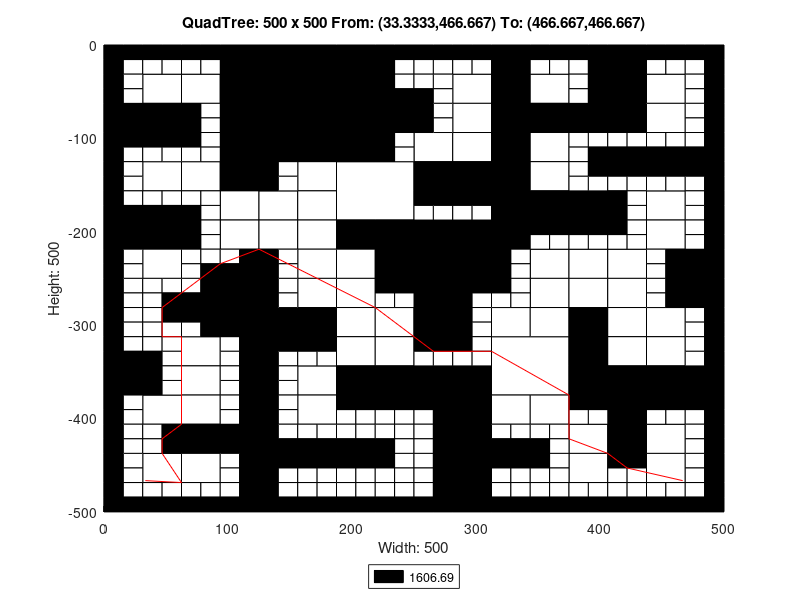

This chart was generated by the following MATLAB code:
axis([0 500 -500 0]);
title('QuadTree: 500 x 500 From: (33.3333,466.667) To: (466.667,466.667)');
xlabel('Width: 500');
ylabel('Height: 500');
rectangle('Position',[125 -62.5 62.5 62.5], 'FaceColor',[0 0 0]);
rectangle('Position',[125 -125 62.5 62.5], 'FaceColor',[0 0 0]);
rectangle('Position',[187.5 -187.5 62.5 62.5], 'FaceColor',[1 1 1]);
rectangle('Position',[250 -250 62.5 62.5], 'FaceColor',[0 0 0]);
rectangle('Position',[312.5 -375 62.5 62.5], 'FaceColor',[1 1 1]);
rectangle('Position',[31.25 -62.5 31.25 31.25], 'FaceColor',[1 1 1]);
rectangle('Position',[93.75 -31.25 31.25 31.25], 'FaceColor',[0 0 0]);
rectangle('Position',[62.5 -62.5 31.25 31.25], 'FaceColor',[1 1 1]);
rectangle('Position',[93.75 -62.5 31.25 31.25], 'FaceColor',[0 0 0]);
rectangle('Position',[0 -93.75 31.25 31.25], 'FaceColor',[0 0 0]);
rectangle('Position',[31.25 -93.75 31.25 31.25], 'FaceColor',[0 0 0]);
rectangle('Position',[93.75 -93.75 31.25 31.25], 'FaceColor',[0 0 0]);
rectangle('Position',[93.75 -125 31.25 31.25], 'FaceColor',[0 0 0]);
rectangle('Position',[187.5 -31.25 31.25 31.25], 'FaceColor',[0 0 0]);
rectangle('Position',[187.5 -62.5 31.25 31.25], 'FaceColor',[0 0 0]);
rectangle('Position',[187.5 -93.75 31.25 31.25], 'FaceColor',[0 0 0]);
rectangle('Position',[218.75 -93.75 31.25 31.25], 'FaceColor',[0 0 0]);
rectangle('Position',[187.5 -125 31.25 31.25], 'FaceColor',[0 0 0]);
rectangle('Position',[31.25 -156.25 31.25 31.25], 'FaceColor',[1 1 1]);
rectangle('Position',[62.5 -156.25 31.25 31.25], 'FaceColor',[1 1 1]);
rectangle('Position',[93.75 -156.25 31.25 31.25], 'FaceColor',[0 0 0]);
rectangle('Position',[93.75 -187.5 31.25 31.25], 'FaceColor',[1 1 1]);
rectangle('Position',[0 -218.75 31.25 31.25], 'FaceColor',[0 0 0]);
rectangle('Position',[31.25 -218.75 31.25 31.25], 'FaceColor',[0 0 0]);
rectangle('Position',[31.25 -250 31.25 31.25], 'FaceColor',[1 1 1]);
rectangle('Position',[93.75 -218.75 31.25 31.25], 'FaceColor',[1 1 1]);
rectangle('Position',[156.25 -156.25 31.25 31.25], 'FaceColor',[1 1 1]);
rectangle('Position',[125 -187.5 31.25 31.25], 'FaceColor',[1 1 1]);
rectangle('Position',[156.25 -187.5 31.25 31.25], 'FaceColor',[1 1 1]);
rectangle('Position',[125 -218.75 31.25 31.25], 'FaceColor',[1 1 1]);
rectangle('Position',[156.25 -218.75 31.25 31.25], 'FaceColor',[1 1 1]);
rectangle('Position',[156.25 -250 31.25 31.25], 'FaceColor',[1 1 1]);
rectangle('Position',[187.5 -218.75 31.25 31.25], 'FaceColor',[0 0 0]);
rectangle('Position',[218.75 -218.75 31.25 31.25], 'FaceColor',[0 0 0]);
rectangle('Position',[187.5 -250 31.25 31.25], 'FaceColor',[1 1 1]);
rectangle('Position',[218.75 -250 31.25 31.25], 'FaceColor',[0 0 0]);
rectangle('Position',[281.25 -62.5 31.25 31.25], 'FaceColor',[1 1 1]);
rectangle('Position',[312.5 -31.25 31.25 31.25], 'FaceColor',[0 0 0]);
rectangle('Position',[312.5 -62.5 31.25 31.25], 'FaceColor',[0 0 0]);
rectangle('Position',[343.75 -62.5 31.25 31.25], 'FaceColor',[1 1 1]);
rectangle('Position',[281.25 -93.75 31.25 31.25], 'FaceColor',[1 1 1]);
rectangle('Position',[250 -125 31.25 31.25], 'FaceColor',[1 1 1]);
rectangle('Position',[281.25 -125 31.25 31.25], 'FaceColor',[1 1 1]);
rectangle('Position',[312.5 -93.75 31.25 31.25], 'FaceColor',[0 0 0]);
rectangle('Position',[343.75 -93.75 31.25 31.25], 'FaceColor',[0 0 0]);
rectangle('Position',[312.5 -125 31.25 31.25], 'FaceColor',[0 0 0]);
rectangle('Position',[343.75 -125 31.25 31.25], 'FaceColor',[1 1 1]);
rectangle('Position',[406.25 -31.25 31.25 31.25], 'FaceColor',[0 0 0]);
rectangle('Position',[406.25 -62.5 31.25 31.25], 'FaceColor',[0 0 0]);
rectangle('Position',[437.5 -62.5 31.25 31.25], 'FaceColor',[1 1 1]);
rectangle('Position',[375 -93.75 31.25 31.25], 'FaceColor',[0 0 0]);
rectangle('Position',[406.25 -93.75 31.25 31.25], 'FaceColor',[0 0 0]);
rectangle('Position',[437.5 -93.75 31.25 31.25], 'FaceColor',[1 1 1]);
rectangle('Position',[250 -156.25 31.25 31.25], 'FaceColor',[0 0 0]);
rectangle('Position',[281.25 -156.25 31.25 31.25], 'FaceColor',[0 0 0]);
rectangle('Position',[312.5 -156.25 31.25 31.25], 'FaceColor',[0 0 0]);
rectangle('Position',[343.75 -156.25 31.25 31.25], 'FaceColor',[1 1 1]);
rectangle('Position',[312.5 -187.5 31.25 31.25], 'FaceColor',[0 0 0]);
rectangle('Position',[343.75 -187.5 31.25 31.25], 'FaceColor',[0 0 0]);
rectangle('Position',[312.5 -218.75 31.25 31.25], 'FaceColor',[0 0 0]);
rectangle('Position',[343.75 -250 31.25 31.25], 'FaceColor',[1 1 1]);
rectangle('Position',[375 -187.5 31.25 31.25], 'FaceColor',[0 0 0]);
rectangle('Position',[437.5 -187.5 31.25 31.25], 'FaceColor',[1 1 1]);
rectangle('Position',[375 -250 31.25 31.25], 'FaceColor',[1 1 1]);
rectangle('Position',[406.25 -250 31.25 31.25], 'FaceColor',[1 1 1]);
rectangle('Position',[437.5 -218.75 31.25 31.25], 'FaceColor',[1 1 1]);
rectangle('Position',[468.75 -250 31.25 31.25], 'FaceColor',[0 0 0]);
rectangle('Position',[93.75 -281.25 31.25 31.25], 'FaceColor',[0 0 0]);
rectangle('Position',[93.75 -312.5 31.25 31.25], 'FaceColor',[0 0 0]);
rectangle('Position',[0 -375 31.25 31.25], 'FaceColor',[0 0 0]);
rectangle('Position',[62.5 -343.75 31.25 31.25], 'FaceColor',[1 1 1]);
rectangle('Position',[62.5 -375 31.25 31.25], 'FaceColor',[1 1 1]);
rectangle('Position',[156.25 -281.25 31.25 31.25], 'FaceColor',[1 1 1]);
rectangle('Position',[125 -312.5 31.25 31.25], 'FaceColor',[0 0 0]);
rectangle('Position',[156.25 -312.5 31.25 31.25], 'FaceColor',[0 0 0]);
rectangle('Position',[187.5 -281.25 31.25 31.25], 'FaceColor',[1 1 1]);
rectangle('Position',[187.5 -312.5 31.25 31.25], 'FaceColor',[1 1 1]);
rectangle('Position',[218.75 -312.5 31.25 31.25], 'FaceColor',[1 1 1]);
rectangle('Position',[156.25 -375 31.25 31.25], 'FaceColor',[1 1 1]);
rectangle('Position',[187.5 -343.75 31.25 31.25], 'FaceColor',[1 1 1]);
rectangle('Position',[218.75 -343.75 31.25 31.25], 'FaceColor',[1 1 1]);
rectangle('Position',[187.5 -375 31.25 31.25], 'FaceColor',[0 0 0]);
rectangle('Position',[218.75 -375 31.25 31.25], 'FaceColor',[0 0 0]);
rectangle('Position',[31.25 -406.25 31.25 31.25], 'FaceColor',[1 1 1]);
rectangle('Position',[62.5 -406.25 31.25 31.25], 'FaceColor',[1 1 1]);
rectangle('Position',[62.5 -437.5 31.25 31.25], 'FaceColor',[0 0 0]);
rectangle('Position',[93.75 -437.5 31.25 31.25], 'FaceColor',[0 0 0]);
rectangle('Position',[31.25 -468.75 31.25 31.25], 'FaceColor',[1 1 1]);
rectangle('Position',[62.5 -468.75 31.25 31.25], 'FaceColor',[1 1 1]);
rectangle('Position',[156.25 -406.25 31.25 31.25], 'FaceColor',[1 1 1]);
rectangle('Position',[250 -281.25 31.25 31.25], 'FaceColor',[0 0 0]);
rectangle('Position',[250 -312.5 31.25 31.25], 'FaceColor',[0 0 0]);
rectangle('Position',[343.75 -281.25 31.25 31.25], 'FaceColor',[1 1 1]);
rectangle('Position',[312.5 -312.5 31.25 31.25], 'FaceColor',[1 1 1]);
rectangle('Position',[343.75 -312.5 31.25 31.25], 'FaceColor',[1 1 1]);
rectangle('Position',[250 -375 31.25 31.25], 'FaceColor',[0 0 0]);
rectangle('Position',[281.25 -375 31.25 31.25], 'FaceColor',[0 0 0]);
rectangle('Position',[375 -281.25 31.25 31.25], 'FaceColor',[1 1 1]);
rectangle('Position',[406.25 -281.25 31.25 31.25], 'FaceColor',[1 1 1]);
rectangle('Position',[375 -312.5 31.25 31.25], 'FaceColor',[0 0 0]);
rectangle('Position',[406.25 -312.5 31.25 31.25], 'FaceColor',[1 1 1]);
rectangle('Position',[468.75 -281.25 31.25 31.25], 'FaceColor',[0 0 0]);
rectangle('Position',[437.5 -312.5 31.25 31.25], 'FaceColor',[1 1 1]);
rectangle('Position',[375 -343.75 31.25 31.25], 'FaceColor',[0 0 0]);
rectangle('Position',[406.25 -343.75 31.25 31.25], 'FaceColor',[1 1 1]);
rectangle('Position',[375 -375 31.25 31.25], 'FaceColor',[0 0 0]);
rectangle('Position',[406.25 -375 31.25 31.25], 'FaceColor',[0 0 0]);
rectangle('Position',[437.5 -343.75 31.25 31.25], 'FaceColor',[1 1 1]);
rectangle('Position',[437.5 -375 31.25 31.25], 'FaceColor',[0 0 0]);
rectangle('Position',[468.75 -375 31.25 31.25], 'FaceColor',[0 0 0]);
rectangle('Position',[281.25 -406.25 31.25 31.25], 'FaceColor',[0 0 0]);
rectangle('Position',[281.25 -437.5 31.25 31.25], 'FaceColor',[0 0 0]);
rectangle('Position',[312.5 -406.25 31.25 31.25], 'FaceColor',[1 1 1]);
rectangle('Position',[343.75 -406.25 31.25 31.25], 'FaceColor',[1 1 1]);
rectangle('Position',[281.25 -468.75 31.25 31.25], 'FaceColor',[0 0 0]);
rectangle('Position',[281.25 -500 31.25 31.25], 'FaceColor',[0 0 0]);
rectangle('Position',[406.25 -406.25 31.25 31.25], 'FaceColor',[0 0 0]);
rectangle('Position',[375 -437.5 31.25 31.25], 'FaceColor',[1 1 1]);
rectangle('Position',[406.25 -437.5 31.25 31.25], 'FaceColor',[0 0 0]);
rectangle('Position',[437.5 -437.5 31.25 31.25], 'FaceColor',[1 1 1]);
rectangle('Position',[375 -468.75 31.25 31.25], 'FaceColor',[1 1 1]);
rectangle('Position',[437.5 -468.75 31.25 31.25], 'FaceColor',[1 1 1]);
rectangle('Position',[0 -15.625 15.625 15.625], 'FaceColor',[0 0 0]);
rectangle('Position',[15.625 -15.625 15.625 15.625], 'FaceColor',[0 0 0]);
rectangle('Position',[0 -31.25 15.625 15.625], 'FaceColor',[0 0 0]);
rectangle('Position',[15.625 -31.25 15.625 15.625], 'FaceColor',[1 1 1]);
rectangle('Position',[31.25 -15.625 15.625 15.625], 'FaceColor',[0 0 0]);
rectangle('Position',[46.875 -15.625 15.625 15.625], 'FaceColor',[0 0 0]);
rectangle('Position',[31.25 -31.25 15.625 15.625], 'FaceColor',[1 1 1]);
rectangle('Position',[46.875 -31.25 15.625 15.625], 'FaceColor',[1 1 1]);
rectangle('Position',[0 -46.875 15.625 15.625], 'FaceColor',[0 0 0]);
rectangle('Position',[15.625 -46.875 15.625 15.625], 'FaceColor',[1 1 1]);
rectangle('Position',[0 -62.5 15.625 15.625], 'FaceColor',[0 0 0]);
rectangle('Position',[15.625 -62.5 15.625 15.625], 'FaceColor',[1 1 1]);
rectangle('Position',[62.5 -15.625 15.625 15.625], 'FaceColor',[0 0 0]);
rectangle('Position',[78.125 -15.625 15.625 15.625], 'FaceColor',[0 0 0]);
rectangle('Position',[62.5 -31.25 15.625 15.625], 'FaceColor',[1 1 1]);
rectangle('Position',[78.125 -31.25 15.625 15.625], 'FaceColor',[1 1 1]);
rectangle('Position',[0 -109.375 15.625 15.625], 'FaceColor',[0 0 0]);
rectangle('Position',[15.625 -109.375 15.625 15.625], 'FaceColor',[0 0 0]);
rectangle('Position',[0 -125 15.625 15.625], 'FaceColor',[0 0 0]);
rectangle('Position',[15.625 -125 15.625 15.625], 'FaceColor',[1 1 1]);
rectangle('Position',[31.25 -109.375 15.625 15.625], 'FaceColor',[0 0 0]);
rectangle('Position',[46.875 -109.375 15.625 15.625], 'FaceColor',[0 0 0]);
rectangle('Position',[31.25 -125 15.625 15.625], 'FaceColor',[1 1 1]);
rectangle('Position',[46.875 -125 15.625 15.625], 'FaceColor',[1 1 1]);
rectangle('Position',[62.5 -78.125 15.625 15.625], 'FaceColor',[0 0 0]);
rectangle('Position',[78.125 -78.125 15.625 15.625], 'FaceColor',[1 1 1]);
rectangle('Position',[62.5 -93.75 15.625 15.625], 'FaceColor',[0 0 0]);
rectangle('Position',[78.125 -93.75 15.625 15.625], 'FaceColor',[1 1 1]);
rectangle('Position',[62.5 -109.375 15.625 15.625], 'FaceColor',[0 0 0]);
rectangle('Position',[78.125 -109.375 15.625 15.625], 'FaceColor',[1 1 1]);
rectangle('Position',[62.5 -125 15.625 15.625], 'FaceColor',[1 1 1]);
rectangle('Position',[78.125 -125 15.625 15.625], 'FaceColor',[1 1 1]);
rectangle('Position',[218.75 -15.625 15.625 15.625], 'FaceColor',[0 0 0]);
rectangle('Position',[234.375 -15.625 15.625 15.625], 'FaceColor',[0 0 0]);
rectangle('Position',[218.75 -31.25 15.625 15.625], 'FaceColor',[0 0 0]);
rectangle('Position',[234.375 -31.25 15.625 15.625], 'FaceColor',[1 1 1]);
rectangle('Position',[218.75 -46.875 15.625 15.625], 'FaceColor',[0 0 0]);
rectangle('Position',[234.375 -46.875 15.625 15.625], 'FaceColor',[1 1 1]);
rectangle('Position',[218.75 -62.5 15.625 15.625], 'FaceColor',[0 0 0]);
rectangle('Position',[234.375 -62.5 15.625 15.625], 'FaceColor',[0 0 0]);
rectangle('Position',[218.75 -109.375 15.625 15.625], 'FaceColor',[0 0 0]);
rectangle('Position',[234.375 -109.375 15.625 15.625], 'FaceColor',[1 1 1]);
rectangle('Position',[218.75 -125 15.625 15.625], 'FaceColor',[0 0 0]);
rectangle('Position',[234.375 -125 15.625 15.625], 'FaceColor',[1 1 1]);
rectangle('Position',[0 -140.625 15.625 15.625], 'FaceColor',[0 0 0]);
rectangle('Position',[15.625 -140.625 15.625 15.625], 'FaceColor',[1 1 1]);
rectangle('Position',[0 -156.25 15.625 15.625], 'FaceColor',[0 0 0]);
rectangle('Position',[15.625 -156.25 15.625 15.625], 'FaceColor',[1 1 1]);
rectangle('Position',[0 -171.875 15.625 15.625], 'FaceColor',[0 0 0]);
rectangle('Position',[15.625 -171.875 15.625 15.625], 'FaceColor',[1 1 1]);
rectangle('Position',[0 -187.5 15.625 15.625], 'FaceColor',[0 0 0]);
rectangle('Position',[15.625 -187.5 15.625 15.625], 'FaceColor',[0 0 0]);
rectangle('Position',[31.25 -171.875 15.625 15.625], 'FaceColor',[1 1 1]);
rectangle('Position',[46.875 -171.875 15.625 15.625], 'FaceColor',[1 1 1]);
rectangle('Position',[31.25 -187.5 15.625 15.625], 'FaceColor',[0 0 0]);
rectangle('Position',[46.875 -187.5 15.625 15.625], 'FaceColor',[0 0 0]);
rectangle('Position',[62.5 -171.875 15.625 15.625], 'FaceColor',[1 1 1]);
rectangle('Position',[78.125 -171.875 15.625 15.625], 'FaceColor',[1 1 1]);
rectangle('Position',[62.5 -187.5 15.625 15.625], 'FaceColor',[0 0 0]);
rectangle('Position',[78.125 -187.5 15.625 15.625], 'FaceColor',[1 1 1]);
rectangle('Position',[0 -234.375 15.625 15.625], 'FaceColor',[0 0 0]);
rectangle('Position',[15.625 -234.375 15.625 15.625], 'FaceColor',[1 1 1]);
rectangle('Position',[0 -250 15.625 15.625], 'FaceColor',[0 0 0]);
rectangle('Position',[15.625 -250 15.625 15.625], 'FaceColor',[1 1 1]);
rectangle('Position',[62.5 -203.125 15.625 15.625], 'FaceColor',[0 0 0]);
rectangle('Position',[78.125 -203.125 15.625 15.625], 'FaceColor',[1 1 1]);
rectangle('Position',[62.5 -218.75 15.625 15.625], 'FaceColor',[0 0 0]);
rectangle('Position',[78.125 -218.75 15.625 15.625], 'FaceColor',[1 1 1]);
rectangle('Position',[62.5 -234.375 15.625 15.625], 'FaceColor',[1 1 1]);
rectangle('Position',[78.125 -234.375 15.625 15.625], 'FaceColor',[1 1 1]);
rectangle('Position',[62.5 -250 15.625 15.625], 'FaceColor',[1 1 1]);
rectangle('Position',[78.125 -250 15.625 15.625], 'FaceColor',[0 0 0]);
rectangle('Position',[93.75 -234.375 15.625 15.625], 'FaceColor',[1 1 1]);
rectangle('Position',[109.375 -234.375 15.625 15.625], 'FaceColor',[0 0 0]);
rectangle('Position',[93.75 -250 15.625 15.625], 'FaceColor',[0 0 0]);
rectangle('Position',[109.375 -250 15.625 15.625], 'FaceColor',[0 0 0]);
rectangle('Position',[125 -140.625 15.625 15.625], 'FaceColor',[0 0 0]);
rectangle('Position',[140.625 -140.625 15.625 15.625], 'FaceColor',[1 1 1]);
rectangle('Position',[125 -156.25 15.625 15.625], 'FaceColor',[0 0 0]);
rectangle('Position',[140.625 -156.25 15.625 15.625], 'FaceColor',[1 1 1]);
rectangle('Position',[125 -234.375 15.625 15.625], 'FaceColor',[0 0 0]);
rectangle('Position',[140.625 -234.375 15.625 15.625], 'FaceColor',[1 1 1]);
rectangle('Position',[125 -250 15.625 15.625], 'FaceColor',[0 0 0]);
rectangle('Position',[140.625 -250 15.625 15.625], 'FaceColor',[1 1 1]);
rectangle('Position',[250 -15.625 15.625 15.625], 'FaceColor',[0 0 0]);
rectangle('Position',[265.625 -15.625 15.625 15.625], 'FaceColor',[0 0 0]);
rectangle('Position',[250 -31.25 15.625 15.625], 'FaceColor',[1 1 1]);
rectangle('Position',[265.625 -31.25 15.625 15.625], 'FaceColor',[1 1 1]);
rectangle('Position',[281.25 -15.625 15.625 15.625], 'FaceColor',[0 0 0]);
rectangle('Position',[296.875 -15.625 15.625 15.625], 'FaceColor',[0 0 0]);
rectangle('Position',[281.25 -31.25 15.625 15.625], 'FaceColor',[1 1 1]);
rectangle('Position',[296.875 -31.25 15.625 15.625], 'FaceColor',[1 1 1]);
rectangle('Position',[250 -46.875 15.625 15.625], 'FaceColor',[1 1 1]);
rectangle('Position',[265.625 -46.875 15.625 15.625], 'FaceColor',[1 1 1]);
rectangle('Position',[250 -62.5 15.625 15.625], 'FaceColor',[0 0 0]);
rectangle('Position',[265.625 -62.5 15.625 15.625], 'FaceColor',[1 1 1]);
rectangle('Position',[343.75 -15.625 15.625 15.625], 'FaceColor',[0 0 0]);
rectangle('Position',[359.375 -15.625 15.625 15.625], 'FaceColor',[0 0 0]);
rectangle('Position',[343.75 -31.25 15.625 15.625], 'FaceColor',[1 1 1]);
rectangle('Position',[359.375 -31.25 15.625 15.625], 'FaceColor',[1 1 1]);
rectangle('Position',[250 -78.125 15.625 15.625], 'FaceColor',[0 0 0]);
rectangle('Position',[265.625 -78.125 15.625 15.625], 'FaceColor',[1 1 1]);
rectangle('Position',[250 -93.75 15.625 15.625], 'FaceColor',[0 0 0]);
rectangle('Position',[265.625 -93.75 15.625 15.625], 'FaceColor',[1 1 1]);
rectangle('Position',[375 -15.625 15.625 15.625], 'FaceColor',[0 0 0]);
rectangle('Position',[390.625 -15.625 15.625 15.625], 'FaceColor',[0 0 0]);
rectangle('Position',[375 -31.25 15.625 15.625], 'FaceColor',[1 1 1]);
rectangle('Position',[390.625 -31.25 15.625 15.625], 'FaceColor',[0 0 0]);
rectangle('Position',[375 -46.875 15.625 15.625], 'FaceColor',[1 1 1]);
rectangle('Position',[390.625 -46.875 15.625 15.625], 'FaceColor',[0 0 0]);
rectangle('Position',[375 -62.5 15.625 15.625], 'FaceColor',[1 1 1]);
rectangle('Position',[390.625 -62.5 15.625 15.625], 'FaceColor',[0 0 0]);
rectangle('Position',[437.5 -15.625 15.625 15.625], 'FaceColor',[0 0 0]);
rectangle('Position',[453.125 -15.625 15.625 15.625], 'FaceColor',[0 0 0]);
rectangle('Position',[437.5 -31.25 15.625 15.625], 'FaceColor',[1 1 1]);
rectangle('Position',[453.125 -31.25 15.625 15.625], 'FaceColor',[1 1 1]);
rectangle('Position',[468.75 -15.625 15.625 15.625], 'FaceColor',[0 0 0]);
rectangle('Position',[484.375 -15.625 15.625 15.625], 'FaceColor',[0 0 0]);
rectangle('Position',[468.75 -31.25 15.625 15.625], 'FaceColor',[1 1 1]);
rectangle('Position',[484.375 -31.25 15.625 15.625], 'FaceColor',[0 0 0]);
rectangle('Position',[468.75 -46.875 15.625 15.625], 'FaceColor',[1 1 1]);
rectangle('Position',[484.375 -46.875 15.625 15.625], 'FaceColor',[0 0 0]);
rectangle('Position',[468.75 -62.5 15.625 15.625], 'FaceColor',[1 1 1]);
rectangle('Position',[484.375 -62.5 15.625 15.625], 'FaceColor',[0 0 0]);
rectangle('Position',[375 -109.375 15.625 15.625], 'FaceColor',[1 1 1]);
rectangle('Position',[390.625 -109.375 15.625 15.625], 'FaceColor',[1 1 1]);
rectangle('Position',[375 -125 15.625 15.625], 'FaceColor',[1 1 1]);
rectangle('Position',[390.625 -125 15.625 15.625], 'FaceColor',[0 0 0]);
rectangle('Position',[406.25 -109.375 15.625 15.625], 'FaceColor',[1 1 1]);
rectangle('Position',[421.875 -109.375 15.625 15.625], 'FaceColor',[1 1 1]);
rectangle('Position',[406.25 -125 15.625 15.625], 'FaceColor',[0 0 0]);
rectangle('Position',[421.875 -125 15.625 15.625], 'FaceColor',[0 0 0]);
rectangle('Position',[468.75 -78.125 15.625 15.625], 'FaceColor',[1 1 1]);
rectangle('Position',[484.375 -78.125 15.625 15.625], 'FaceColor',[0 0 0]);
rectangle('Position',[468.75 -93.75 15.625 15.625], 'FaceColor',[1 1 1]);
rectangle('Position',[484.375 -93.75 15.625 15.625], 'FaceColor',[0 0 0]);
rectangle('Position',[437.5 -109.375 15.625 15.625], 'FaceColor',[1 1 1]);
rectangle('Position',[453.125 -109.375 15.625 15.625], 'FaceColor',[1 1 1]);
rectangle('Position',[437.5 -125 15.625 15.625], 'FaceColor',[0 0 0]);
rectangle('Position',[453.125 -125 15.625 15.625], 'FaceColor',[0 0 0]);
rectangle('Position',[468.75 -109.375 15.625 15.625], 'FaceColor',[1 1 1]);
rectangle('Position',[484.375 -109.375 15.625 15.625], 'FaceColor',[0 0 0]);
rectangle('Position',[468.75 -125 15.625 15.625], 'FaceColor',[0 0 0]);
rectangle('Position',[484.375 -125 15.625 15.625], 'FaceColor',[0 0 0]);
rectangle('Position',[250 -171.875 15.625 15.625], 'FaceColor',[0 0 0]);
rectangle('Position',[265.625 -171.875 15.625 15.625], 'FaceColor',[0 0 0]);
rectangle('Position',[250 -187.5 15.625 15.625], 'FaceColor',[1 1 1]);
rectangle('Position',[265.625 -187.5 15.625 15.625], 'FaceColor',[1 1 1]);
rectangle('Position',[281.25 -171.875 15.625 15.625], 'FaceColor',[0 0 0]);
rectangle('Position',[296.875 -171.875 15.625 15.625], 'FaceColor',[0 0 0]);
rectangle('Position',[281.25 -187.5 15.625 15.625], 'FaceColor',[1 1 1]);
rectangle('Position',[296.875 -187.5 15.625 15.625], 'FaceColor',[1 1 1]);
rectangle('Position',[343.75 -203.125 15.625 15.625], 'FaceColor',[0 0 0]);
rectangle('Position',[359.375 -203.125 15.625 15.625], 'FaceColor',[0 0 0]);
rectangle('Position',[343.75 -218.75 15.625 15.625], 'FaceColor',[1 1 1]);
rectangle('Position',[359.375 -218.75 15.625 15.625], 'FaceColor',[1 1 1]);
rectangle('Position',[312.5 -234.375 15.625 15.625], 'FaceColor',[0 0 0]);
rectangle('Position',[328.125 -234.375 15.625 15.625], 'FaceColor',[1 1 1]);
rectangle('Position',[312.5 -250 15.625 15.625], 'FaceColor',[0 0 0]);
rectangle('Position',[328.125 -250 15.625 15.625], 'FaceColor',[1 1 1]);
rectangle('Position',[375 -140.625 15.625 15.625], 'FaceColor',[1 1 1]);
rectangle('Position',[390.625 -140.625 15.625 15.625], 'FaceColor',[0 0 0]);
rectangle('Position',[375 -156.25 15.625 15.625], 'FaceColor',[1 1 1]);
rectangle('Position',[390.625 -156.25 15.625 15.625], 'FaceColor',[1 1 1]);
rectangle('Position',[406.25 -140.625 15.625 15.625], 'FaceColor',[0 0 0]);
rectangle('Position',[421.875 -140.625 15.625 15.625], 'FaceColor',[0 0 0]);
rectangle('Position',[406.25 -156.25 15.625 15.625], 'FaceColor',[1 1 1]);
rectangle('Position',[421.875 -156.25 15.625 15.625], 'FaceColor',[1 1 1]);
rectangle('Position',[406.25 -171.875 15.625 15.625], 'FaceColor',[0 0 0]);
rectangle('Position',[421.875 -171.875 15.625 15.625], 'FaceColor',[1 1 1]);
rectangle('Position',[406.25 -187.5 15.625 15.625], 'FaceColor',[0 0 0]);
rectangle('Position',[421.875 -187.5 15.625 15.625], 'FaceColor',[1 1 1]);
rectangle('Position',[437.5 -140.625 15.625 15.625], 'FaceColor',[0 0 0]);
rectangle('Position',[453.125 -140.625 15.625 15.625], 'FaceColor',[0 0 0]);
rectangle('Position',[437.5 -156.25 15.625 15.625], 'FaceColor',[1 1 1]);
rectangle('Position',[453.125 -156.25 15.625 15.625], 'FaceColor',[1 1 1]);
rectangle('Position',[468.75 -140.625 15.625 15.625], 'FaceColor',[0 0 0]);
rectangle('Position',[484.375 -140.625 15.625 15.625], 'FaceColor',[0 0 0]);
rectangle('Position',[468.75 -156.25 15.625 15.625], 'FaceColor',[1 1 1]);
rectangle('Position',[484.375 -156.25 15.625 15.625], 'FaceColor',[0 0 0]);
rectangle('Position',[468.75 -171.875 15.625 15.625], 'FaceColor',[1 1 1]);
rectangle('Position',[484.375 -171.875 15.625 15.625], 'FaceColor',[0 0 0]);
rectangle('Position',[468.75 -187.5 15.625 15.625], 'FaceColor',[1 1 1]);
rectangle('Position',[484.375 -187.5 15.625 15.625], 'FaceColor',[0 0 0]);
rectangle('Position',[375 -203.125 15.625 15.625], 'FaceColor',[0 0 0]);
rectangle('Position',[390.625 -203.125 15.625 15.625], 'FaceColor',[0 0 0]);
rectangle('Position',[375 -218.75 15.625 15.625], 'FaceColor',[1 1 1]);
rectangle('Position',[390.625 -218.75 15.625 15.625], 'FaceColor',[1 1 1]);
rectangle('Position',[406.25 -203.125 15.625 15.625], 'FaceColor',[0 0 0]);
rectangle('Position',[421.875 -203.125 15.625 15.625], 'FaceColor',[1 1 1]);
rectangle('Position',[406.25 -218.75 15.625 15.625], 'FaceColor',[1 1 1]);
rectangle('Position',[421.875 -218.75 15.625 15.625], 'FaceColor',[1 1 1]);
rectangle('Position',[468.75 -203.125 15.625 15.625], 'FaceColor',[1 1 1]);
rectangle('Position',[484.375 -203.125 15.625 15.625], 'FaceColor',[0 0 0]);
rectangle('Position',[468.75 -218.75 15.625 15.625], 'FaceColor',[1 1 1]);
rectangle('Position',[484.375 -218.75 15.625 15.625], 'FaceColor',[0 0 0]);
rectangle('Position',[437.5 -234.375 15.625 15.625], 'FaceColor',[1 1 1]);
rectangle('Position',[453.125 -234.375 15.625 15.625], 'FaceColor',[0 0 0]);
rectangle('Position',[437.5 -250 15.625 15.625], 'FaceColor',[1 1 1]);
rectangle('Position',[453.125 -250 15.625 15.625], 'FaceColor',[0 0 0]);
rectangle('Position',[0 -265.625 15.625 15.625], 'FaceColor',[0 0 0]);
rectangle('Position',[15.625 -265.625 15.625 15.625], 'FaceColor',[1 1 1]);
rectangle('Position',[0 -281.25 15.625 15.625], 'FaceColor',[0 0 0]);
rectangle('Position',[15.625 -281.25 15.625 15.625], 'FaceColor',[1 1 1]);
rectangle('Position',[31.25 -265.625 15.625 15.625], 'FaceColor',[1 1 1]);
rectangle('Position',[46.875 -265.625 15.625 15.625], 'FaceColor',[1 1 1]);
rectangle('Position',[31.25 -281.25 15.625 15.625], 'FaceColor',[1 1 1]);
rectangle('Position',[46.875 -281.25 15.625 15.625], 'FaceColor',[0 0 0]);
rectangle('Position',[0 -296.875 15.625 15.625], 'FaceColor',[0 0 0]);
rectangle('Position',[15.625 -296.875 15.625 15.625], 'FaceColor',[1 1 1]);
rectangle('Position',[0 -312.5 15.625 15.625], 'FaceColor',[0 0 0]);
rectangle('Position',[15.625 -312.5 15.625 15.625], 'FaceColor',[1 1 1]);
rectangle('Position',[31.25 -296.875 15.625 15.625], 'FaceColor',[1 1 1]);
rectangle('Position',[46.875 -296.875 15.625 15.625], 'FaceColor',[0 0 0]);
rectangle('Position',[31.25 -312.5 15.625 15.625], 'FaceColor',[1 1 1]);
rectangle('Position',[46.875 -312.5 15.625 15.625], 'FaceColor',[1 1 1]);
rectangle('Position',[62.5 -265.625 15.625 15.625], 'FaceColor',[1 1 1]);
rectangle('Position',[78.125 -265.625 15.625 15.625], 'FaceColor',[0 0 0]);
rectangle('Position',[62.5 -281.25 15.625 15.625], 'FaceColor',[0 0 0]);
rectangle('Position',[78.125 -281.25 15.625 15.625], 'FaceColor',[0 0 0]);
rectangle('Position',[62.5 -296.875 15.625 15.625], 'FaceColor',[0 0 0]);
rectangle('Position',[78.125 -296.875 15.625 15.625], 'FaceColor',[0 0 0]);
rectangle('Position',[62.5 -312.5 15.625 15.625], 'FaceColor',[1 1 1]);
rectangle('Position',[78.125 -312.5 15.625 15.625], 'FaceColor',[0 0 0]);
rectangle('Position',[0 -328.125 15.625 15.625], 'FaceColor',[0 0 0]);
rectangle('Position',[15.625 -328.125 15.625 15.625], 'FaceColor',[1 1 1]);
rectangle('Position',[0 -343.75 15.625 15.625], 'FaceColor',[0 0 0]);
rectangle('Position',[15.625 -343.75 15.625 15.625], 'FaceColor',[0 0 0]);
rectangle('Position',[31.25 -328.125 15.625 15.625], 'FaceColor',[1 1 1]);
rectangle('Position',[46.875 -328.125 15.625 15.625], 'FaceColor',[1 1 1]);
rectangle('Position',[31.25 -343.75 15.625 15.625], 'FaceColor',[0 0 0]);
rectangle('Position',[46.875 -343.75 15.625 15.625], 'FaceColor',[1 1 1]);
rectangle('Position',[31.25 -359.375 15.625 15.625], 'FaceColor',[0 0 0]);
rectangle('Position',[46.875 -359.375 15.625 15.625], 'FaceColor',[1 1 1]);
rectangle('Position',[31.25 -375 15.625 15.625], 'FaceColor',[0 0 0]);
rectangle('Position',[46.875 -375 15.625 15.625], 'FaceColor',[1 1 1]);
rectangle('Position',[93.75 -328.125 15.625 15.625], 'FaceColor',[1 1 1]);
rectangle('Position',[109.375 -328.125 15.625 15.625], 'FaceColor',[0 0 0]);
rectangle('Position',[93.75 -343.75 15.625 15.625], 'FaceColor',[1 1 1]);
rectangle('Position',[109.375 -343.75 15.625 15.625], 'FaceColor',[0 0 0]);
rectangle('Position',[93.75 -359.375 15.625 15.625], 'FaceColor',[1 1 1]);
rectangle('Position',[109.375 -359.375 15.625 15.625], 'FaceColor',[0 0 0]);
rectangle('Position',[93.75 -375 15.625 15.625], 'FaceColor',[1 1 1]);
rectangle('Position',[109.375 -375 15.625 15.625], 'FaceColor',[0 0 0]);
rectangle('Position',[125 -265.625 15.625 15.625], 'FaceColor',[0 0 0]);
rectangle('Position',[140.625 -265.625 15.625 15.625], 'FaceColor',[1 1 1]);
rectangle('Position',[125 -281.25 15.625 15.625], 'FaceColor',[0 0 0]);
rectangle('Position',[140.625 -281.25 15.625 15.625], 'FaceColor',[1 1 1]);
rectangle('Position',[218.75 -265.625 15.625 15.625], 'FaceColor',[0 0 0]);
rectangle('Position',[234.375 -265.625 15.625 15.625], 'FaceColor',[0 0 0]);
rectangle('Position',[218.75 -281.25 15.625 15.625], 'FaceColor',[1 1 1]);
rectangle('Position',[234.375 -281.25 15.625 15.625], 'FaceColor',[1 1 1]);
rectangle('Position',[125 -328.125 15.625 15.625], 'FaceColor',[0 0 0]);
rectangle('Position',[140.625 -328.125 15.625 15.625], 'FaceColor',[0 0 0]);
rectangle('Position',[125 -343.75 15.625 15.625], 'FaceColor',[0 0 0]);
rectangle('Position',[140.625 -343.75 15.625 15.625], 'FaceColor',[1 1 1]);
rectangle('Position',[156.25 -328.125 15.625 15.625], 'FaceColor',[0 0 0]);
rectangle('Position',[171.875 -328.125 15.625 15.625], 'FaceColor',[0 0 0]);
rectangle('Position',[156.25 -343.75 15.625 15.625], 'FaceColor',[1 1 1]);
rectangle('Position',[171.875 -343.75 15.625 15.625], 'FaceColor',[1 1 1]);
rectangle('Position',[125 -359.375 15.625 15.625], 'FaceColor',[0 0 0]);
rectangle('Position',[140.625 -359.375 15.625 15.625], 'FaceColor',[1 1 1]);
rectangle('Position',[125 -375 15.625 15.625], 'FaceColor',[0 0 0]);
rectangle('Position',[140.625 -375 15.625 15.625], 'FaceColor',[1 1 1]);
rectangle('Position',[0 -390.625 15.625 15.625], 'FaceColor',[0 0 0]);
rectangle('Position',[15.625 -390.625 15.625 15.625], 'FaceColor',[1 1 1]);
rectangle('Position',[0 -406.25 15.625 15.625], 'FaceColor',[0 0 0]);
rectangle('Position',[15.625 -406.25 15.625 15.625], 'FaceColor',[1 1 1]);
rectangle('Position',[0 -421.875 15.625 15.625], 'FaceColor',[0 0 0]);
rectangle('Position',[15.625 -421.875 15.625 15.625], 'FaceColor',[1 1 1]);
rectangle('Position',[0 -437.5 15.625 15.625], 'FaceColor',[0 0 0]);
rectangle('Position',[15.625 -437.5 15.625 15.625], 'FaceColor',[1 1 1]);
rectangle('Position',[31.25 -421.875 15.625 15.625], 'FaceColor',[1 1 1]);
rectangle('Position',[46.875 -421.875 15.625 15.625], 'FaceColor',[0 0 0]);
rectangle('Position',[31.25 -437.5 15.625 15.625], 'FaceColor',[1 1 1]);
rectangle('Position',[46.875 -437.5 15.625 15.625], 'FaceColor',[0 0 0]);
rectangle('Position',[93.75 -390.625 15.625 15.625], 'FaceColor',[1 1 1]);
rectangle('Position',[109.375 -390.625 15.625 15.625], 'FaceColor',[0 0 0]);
rectangle('Position',[93.75 -406.25 15.625 15.625], 'FaceColor',[1 1 1]);
rectangle('Position',[109.375 -406.25 15.625 15.625], 'FaceColor',[0 0 0]);
rectangle('Position',[0 -453.125 15.625 15.625], 'FaceColor',[0 0 0]);
rectangle('Position',[15.625 -453.125 15.625 15.625], 'FaceColor',[1 1 1]);
rectangle('Position',[0 -468.75 15.625 15.625], 'FaceColor',[0 0 0]);
rectangle('Position',[15.625 -468.75 15.625 15.625], 'FaceColor',[1 1 1]);
rectangle('Position',[0 -484.375 15.625 15.625], 'FaceColor',[0 0 0]);
rectangle('Position',[15.625 -484.375 15.625 15.625], 'FaceColor',[1 1 1]);
rectangle('Position',[0 -500 15.625 15.625], 'FaceColor',[0 0 0]);
rectangle('Position',[15.625 -500 15.625 15.625], 'FaceColor',[0 0 0]);
rectangle('Position',[31.25 -484.375 15.625 15.625], 'FaceColor',[1 1 1]);
rectangle('Position',[46.875 -484.375 15.625 15.625], 'FaceColor',[1 1 1]);
rectangle('Position',[31.25 -500 15.625 15.625], 'FaceColor',[0 0 0]);
rectangle('Position',[46.875 -500 15.625 15.625], 'FaceColor',[0 0 0]);
rectangle('Position',[93.75 -453.125 15.625 15.625], 'FaceColor',[1 1 1]);
rectangle('Position',[109.375 -453.125 15.625 15.625], 'FaceColor',[0 0 0]);
rectangle('Position',[93.75 -468.75 15.625 15.625], 'FaceColor',[1 1 1]);
rectangle('Position',[109.375 -468.75 15.625 15.625], 'FaceColor',[0 0 0]);
rectangle('Position',[62.5 -484.375 15.625 15.625], 'FaceColor',[1 1 1]);
rectangle('Position',[78.125 -484.375 15.625 15.625], 'FaceColor',[1 1 1]);
rectangle('Position',[62.5 -500 15.625 15.625], 'FaceColor',[0 0 0]);
rectangle('Position',[78.125 -500 15.625 15.625], 'FaceColor',[0 0 0]);
rectangle('Position',[93.75 -484.375 15.625 15.625], 'FaceColor',[1 1 1]);
rectangle('Position',[109.375 -484.375 15.625 15.625], 'FaceColor',[0 0 0]);
rectangle('Position',[93.75 -500 15.625 15.625], 'FaceColor',[0 0 0]);
rectangle('Position',[109.375 -500 15.625 15.625], 'FaceColor',[0 0 0]);
rectangle('Position',[125 -390.625 15.625 15.625], 'FaceColor',[0 0 0]);
rectangle('Position',[140.625 -390.625 15.625 15.625], 'FaceColor',[1 1 1]);
rectangle('Position',[125 -406.25 15.625 15.625], 'FaceColor',[0 0 0]);
rectangle('Position',[140.625 -406.25 15.625 15.625], 'FaceColor',[1 1 1]);
rectangle('Position',[125 -421.875 15.625 15.625], 'FaceColor',[0 0 0]);
rectangle('Position',[140.625 -421.875 15.625 15.625], 'FaceColor',[1 1 1]);
rectangle('Position',[125 -437.5 15.625 15.625], 'FaceColor',[0 0 0]);
rectangle('Position',[140.625 -437.5 15.625 15.625], 'FaceColor',[0 0 0]);
rectangle('Position',[156.25 -421.875 15.625 15.625], 'FaceColor',[1 1 1]);
rectangle('Position',[171.875 -421.875 15.625 15.625], 'FaceColor',[1 1 1]);
rectangle('Position',[156.25 -437.5 15.625 15.625], 'FaceColor',[0 0 0]);
rectangle('Position',[171.875 -437.5 15.625 15.625], 'FaceColor',[0 0 0]);
rectangle('Position',[187.5 -390.625 15.625 15.625], 'FaceColor',[0 0 0]);
rectangle('Position',[203.125 -390.625 15.625 15.625], 'FaceColor',[0 0 0]);
rectangle('Position',[187.5 -406.25 15.625 15.625], 'FaceColor',[1 1 1]);
rectangle('Position',[203.125 -406.25 15.625 15.625], 'FaceColor',[1 1 1]);
rectangle('Position',[218.75 -390.625 15.625 15.625], 'FaceColor',[0 0 0]);
rectangle('Position',[234.375 -390.625 15.625 15.625], 'FaceColor',[0 0 0]);
rectangle('Position',[218.75 -406.25 15.625 15.625], 'FaceColor',[1 1 1]);
rectangle('Position',[234.375 -406.25 15.625 15.625], 'FaceColor',[1 1 1]);
rectangle('Position',[187.5 -421.875 15.625 15.625], 'FaceColor',[1 1 1]);
rectangle('Position',[203.125 -421.875 15.625 15.625], 'FaceColor',[1 1 1]);
rectangle('Position',[187.5 -437.5 15.625 15.625], 'FaceColor',[0 0 0]);
rectangle('Position',[203.125 -437.5 15.625 15.625], 'FaceColor',[0 0 0]);
rectangle('Position',[218.75 -421.875 15.625 15.625], 'FaceColor',[1 1 1]);
rectangle('Position',[234.375 -421.875 15.625 15.625], 'FaceColor',[1 1 1]);
rectangle('Position',[218.75 -437.5 15.625 15.625], 'FaceColor',[0 0 0]);
rectangle('Position',[234.375 -437.5 15.625 15.625], 'FaceColor',[1 1 1]);
rectangle('Position',[125 -453.125 15.625 15.625], 'FaceColor',[0 0 0]);
rectangle('Position',[140.625 -453.125 15.625 15.625], 'FaceColor',[0 0 0]);
rectangle('Position',[125 -468.75 15.625 15.625], 'FaceColor',[0 0 0]);
rectangle('Position',[140.625 -468.75 15.625 15.625], 'FaceColor',[1 1 1]);
rectangle('Position',[156.25 -453.125 15.625 15.625], 'FaceColor',[0 0 0]);
rectangle('Position',[171.875 -453.125 15.625 15.625], 'FaceColor',[0 0 0]);
rectangle('Position',[156.25 -468.75 15.625 15.625], 'FaceColor',[1 1 1]);
rectangle('Position',[171.875 -468.75 15.625 15.625], 'FaceColor',[1 1 1]);
rectangle('Position',[125 -484.375 15.625 15.625], 'FaceColor',[0 0 0]);
rectangle('Position',[140.625 -484.375 15.625 15.625], 'FaceColor',[1 1 1]);
rectangle('Position',[125 -500 15.625 15.625], 'FaceColor',[0 0 0]);
rectangle('Position',[140.625 -500 15.625 15.625], 'FaceColor',[0 0 0]);
rectangle('Position',[156.25 -484.375 15.625 15.625], 'FaceColor',[1 1 1]);
rectangle('Position',[171.875 -484.375 15.625 15.625], 'FaceColor',[1 1 1]);
rectangle('Position',[156.25 -500 15.625 15.625], 'FaceColor',[0 0 0]);
rectangle('Position',[171.875 -500 15.625 15.625], 'FaceColor',[0 0 0]);
rectangle('Position',[187.5 -453.125 15.625 15.625], 'FaceColor',[0 0 0]);
rectangle('Position',[203.125 -453.125 15.625 15.625], 'FaceColor',[0 0 0]);
rectangle('Position',[187.5 -468.75 15.625 15.625], 'FaceColor',[1 1 1]);
rectangle('Position',[203.125 -468.75 15.625 15.625], 'FaceColor',[1 1 1]);
rectangle('Position',[218.75 -453.125 15.625 15.625], 'FaceColor',[0 0 0]);
rectangle('Position',[234.375 -453.125 15.625 15.625], 'FaceColor',[1 1 1]);
rectangle('Position',[218.75 -468.75 15.625 15.625], 'FaceColor',[1 1 1]);
rectangle('Position',[234.375 -468.75 15.625 15.625], 'FaceColor',[1 1 1]);
rectangle('Position',[187.5 -484.375 15.625 15.625], 'FaceColor',[1 1 1]);
rectangle('Position',[203.125 -484.375 15.625 15.625], 'FaceColor',[1 1 1]);
rectangle('Position',[187.5 -500 15.625 15.625], 'FaceColor',[0 0 0]);
rectangle('Position',[203.125 -500 15.625 15.625], 'FaceColor',[0 0 0]);
rectangle('Position',[218.75 -484.375 15.625 15.625], 'FaceColor',[1 1 1]);
rectangle('Position',[234.375 -484.375 15.625 15.625], 'FaceColor',[1 1 1]);
rectangle('Position',[218.75 -500 15.625 15.625], 'FaceColor',[0 0 0]);
rectangle('Position',[234.375 -500 15.625 15.625], 'FaceColor',[0 0 0]);
rectangle('Position',[281.25 -265.625 15.625 15.625], 'FaceColor',[0 0 0]);
rectangle('Position',[296.875 -265.625 15.625 15.625], 'FaceColor',[0 0 0]);
rectangle('Position',[281.25 -281.25 15.625 15.625], 'FaceColor',[0 0 0]);
rectangle('Position',[296.875 -281.25 15.625 15.625], 'FaceColor',[1 1 1]);
rectangle('Position',[281.25 -296.875 15.625 15.625], 'FaceColor',[0 0 0]);
rectangle('Position',[296.875 -296.875 15.625 15.625], 'FaceColor',[1 1 1]);
rectangle('Position',[281.25 -312.5 15.625 15.625], 'FaceColor',[0 0 0]);
rectangle('Position',[296.875 -312.5 15.625 15.625], 'FaceColor',[1 1 1]);
rectangle('Position',[312.5 -265.625 15.625 15.625], 'FaceColor',[0 0 0]);
rectangle('Position',[328.125 -265.625 15.625 15.625], 'FaceColor',[1 1 1]);
rectangle('Position',[312.5 -281.25 15.625 15.625], 'FaceColor',[1 1 1]);
rectangle('Position',[328.125 -281.25 15.625 15.625], 'FaceColor',[1 1 1]);
rectangle('Position',[250 -328.125 15.625 15.625], 'FaceColor',[0 0 0]);
rectangle('Position',[265.625 -328.125 15.625 15.625], 'FaceColor',[0 0 0]);
rectangle('Position',[250 -343.75 15.625 15.625], 'FaceColor',[1 1 1]);
rectangle('Position',[265.625 -343.75 15.625 15.625], 'FaceColor',[1 1 1]);
rectangle('Position',[281.25 -328.125 15.625 15.625], 'FaceColor',[0 0 0]);
rectangle('Position',[296.875 -328.125 15.625 15.625], 'FaceColor',[1 1 1]);
rectangle('Position',[281.25 -343.75 15.625 15.625], 'FaceColor',[1 1 1]);
rectangle('Position',[296.875 -343.75 15.625 15.625], 'FaceColor',[1 1 1]);
rectangle('Position',[437.5 -265.625 15.625 15.625], 'FaceColor',[1 1 1]);
rectangle('Position',[453.125 -265.625 15.625 15.625], 'FaceColor',[0 0 0]);
rectangle('Position',[437.5 -281.25 15.625 15.625], 'FaceColor',[1 1 1]);
rectangle('Position',[453.125 -281.25 15.625 15.625], 'FaceColor',[0 0 0]);
rectangle('Position',[468.75 -296.875 15.625 15.625], 'FaceColor',[1 1 1]);
rectangle('Position',[484.375 -296.875 15.625 15.625], 'FaceColor',[0 0 0]);
rectangle('Position',[468.75 -312.5 15.625 15.625], 'FaceColor',[1 1 1]);
rectangle('Position',[484.375 -312.5 15.625 15.625], 'FaceColor',[0 0 0]);
rectangle('Position',[468.75 -328.125 15.625 15.625], 'FaceColor',[1 1 1]);
rectangle('Position',[484.375 -328.125 15.625 15.625], 'FaceColor',[0 0 0]);
rectangle('Position',[468.75 -343.75 15.625 15.625], 'FaceColor',[1 1 1]);
rectangle('Position',[484.375 -343.75 15.625 15.625], 'FaceColor',[0 0 0]);
rectangle('Position',[250 -390.625 15.625 15.625], 'FaceColor',[0 0 0]);
rectangle('Position',[265.625 -390.625 15.625 15.625], 'FaceColor',[0 0 0]);
rectangle('Position',[250 -406.25 15.625 15.625], 'FaceColor',[1 1 1]);
rectangle('Position',[265.625 -406.25 15.625 15.625], 'FaceColor',[0 0 0]);
rectangle('Position',[250 -421.875 15.625 15.625], 'FaceColor',[1 1 1]);
rectangle('Position',[265.625 -421.875 15.625 15.625], 'FaceColor',[0 0 0]);
rectangle('Position',[250 -437.5 15.625 15.625], 'FaceColor',[1 1 1]);
rectangle('Position',[265.625 -437.5 15.625 15.625], 'FaceColor',[0 0 0]);
rectangle('Position',[312.5 -421.875 15.625 15.625], 'FaceColor',[1 1 1]);
rectangle('Position',[328.125 -421.875 15.625 15.625], 'FaceColor',[1 1 1]);
rectangle('Position',[312.5 -437.5 15.625 15.625], 'FaceColor',[0 0 0]);
rectangle('Position',[328.125 -437.5 15.625 15.625], 'FaceColor',[0 0 0]);
rectangle('Position',[343.75 -421.875 15.625 15.625], 'FaceColor',[1 1 1]);
rectangle('Position',[359.375 -421.875 15.625 15.625], 'FaceColor',[1 1 1]);
rectangle('Position',[343.75 -437.5 15.625 15.625], 'FaceColor',[0 0 0]);
rectangle('Position',[359.375 -437.5 15.625 15.625], 'FaceColor',[1 1 1]);
rectangle('Position',[250 -453.125 15.625 15.625], 'FaceColor',[1 1 1]);
rectangle('Position',[265.625 -453.125 15.625 15.625], 'FaceColor',[0 0 0]);
rectangle('Position',[250 -468.75 15.625 15.625], 'FaceColor',[1 1 1]);
rectangle('Position',[265.625 -468.75 15.625 15.625], 'FaceColor',[0 0 0]);
rectangle('Position',[250 -484.375 15.625 15.625], 'FaceColor',[1 1 1]);
rectangle('Position',[265.625 -484.375 15.625 15.625], 'FaceColor',[0 0 0]);
rectangle('Position',[250 -500 15.625 15.625], 'FaceColor',[0 0 0]);
rectangle('Position',[265.625 -500 15.625 15.625], 'FaceColor',[0 0 0]);
rectangle('Position',[312.5 -453.125 15.625 15.625], 'FaceColor',[0 0 0]);
rectangle('Position',[328.125 -453.125 15.625 15.625], 'FaceColor',[0 0 0]);
rectangle('Position',[312.5 -468.75 15.625 15.625], 'FaceColor',[1 1 1]);
rectangle('Position',[328.125 -468.75 15.625 15.625], 'FaceColor',[1 1 1]);
rectangle('Position',[343.75 -453.125 15.625 15.625], 'FaceColor',[0 0 0]);
rectangle('Position',[359.375 -453.125 15.625 15.625], 'FaceColor',[1 1 1]);
rectangle('Position',[343.75 -468.75 15.625 15.625], 'FaceColor',[1 1 1]);
rectangle('Position',[359.375 -468.75 15.625 15.625], 'FaceColor',[1 1 1]);
rectangle('Position',[312.5 -484.375 15.625 15.625], 'FaceColor',[1 1 1]);
rectangle('Position',[328.125 -484.375 15.625 15.625], 'FaceColor',[1 1 1]);
rectangle('Position',[312.5 -500 15.625 15.625], 'FaceColor',[0 0 0]);
rectangle('Position',[328.125 -500 15.625 15.625], 'FaceColor',[0 0 0]);
rectangle('Position',[343.75 -484.375 15.625 15.625], 'FaceColor',[1 1 1]);
rectangle('Position',[359.375 -484.375 15.625 15.625], 'FaceColor',[1 1 1]);
rectangle('Position',[343.75 -500 15.625 15.625], 'FaceColor',[0 0 0]);
rectangle('Position',[359.375 -500 15.625 15.625], 'FaceColor',[0 0 0]);
rectangle('Position',[375 -390.625 15.625 15.625], 'FaceColor',[0 0 0]);
rectangle('Position',[390.625 -390.625 15.625 15.625], 'FaceColor',[0 0 0]);
rectangle('Position',[375 -406.25 15.625 15.625], 'FaceColor',[1 1 1]);
rectangle('Position',[390.625 -406.25 15.625 15.625], 'FaceColor',[1 1 1]);
rectangle('Position',[437.5 -390.625 15.625 15.625], 'FaceColor',[0 0 0]);
rectangle('Position',[453.125 -390.625 15.625 15.625], 'FaceColor',[0 0 0]);
rectangle('Position',[437.5 -406.25 15.625 15.625], 'FaceColor',[1 1 1]);
rectangle('Position',[453.125 -406.25 15.625 15.625], 'FaceColor',[1 1 1]);
rectangle('Position',[468.75 -390.625 15.625 15.625], 'FaceColor',[0 0 0]);
rectangle('Position',[484.375 -390.625 15.625 15.625], 'FaceColor',[0 0 0]);
rectangle('Position',[468.75 -406.25 15.625 15.625], 'FaceColor',[1 1 1]);
rectangle('Position',[484.375 -406.25 15.625 15.625], 'FaceColor',[0 0 0]);
rectangle('Position',[468.75 -421.875 15.625 15.625], 'FaceColor',[1 1 1]);
rectangle('Position',[484.375 -421.875 15.625 15.625], 'FaceColor',[0 0 0]);
rectangle('Position',[468.75 -437.5 15.625 15.625], 'FaceColor',[1 1 1]);
rectangle('Position',[484.375 -437.5 15.625 15.625], 'FaceColor',[0 0 0]);
rectangle('Position',[406.25 -453.125 15.625 15.625], 'FaceColor',[0 0 0]);
rectangle('Position',[421.875 -453.125 15.625 15.625], 'FaceColor',[0 0 0]);
rectangle('Position',[406.25 -468.75 15.625 15.625], 'FaceColor',[1 1 1]);
rectangle('Position',[421.875 -468.75 15.625 15.625], 'FaceColor',[1 1 1]);
rectangle('Position',[375 -484.375 15.625 15.625], 'FaceColor',[1 1 1]);
rectangle('Position',[390.625 -484.375 15.625 15.625], 'FaceColor',[1 1 1]);
rectangle('Position',[375 -500 15.625 15.625], 'FaceColor',[0 0 0]);
rectangle('Position',[390.625 -500 15.625 15.625], 'FaceColor',[0 0 0]);
rectangle('Position',[406.25 -484.375 15.625 15.625], 'FaceColor',[1 1 1]);
rectangle('Position',[421.875 -484.375 15.625 15.625], 'FaceColor',[1 1 1]);
rectangle('Position',[406.25 -500 15.625 15.625], 'FaceColor',[0 0 0]);
rectangle('Position',[421.875 -500 15.625 15.625], 'FaceColor',[0 0 0]);
rectangle('Position',[468.75 -453.125 15.625 15.625], 'FaceColor',[1 1 1]);
rectangle('Position',[484.375 -453.125 15.625 15.625], 'FaceColor',[0 0 0]);
rectangle('Position',[468.75 -468.75 15.625 15.625], 'FaceColor',[1 1 1]);
rectangle('Position',[484.375 -468.75 15.625 15.625], 'FaceColor',[0 0 0]);
rectangle('Position',[437.5 -484.375 15.625 15.625], 'FaceColor',[1 1 1]);
rectangle('Position',[453.125 -484.375 15.625 15.625], 'FaceColor',[1 1 1]);
rectangle('Position',[437.5 -500 15.625 15.625], 'FaceColor',[0 0 0]);
rectangle('Position',[453.125 -500 15.625 15.625], 'FaceColor',[0 0 0]);
rectangle('Position',[468.75 -484.375 15.625 15.625], 'FaceColor',[1 1 1]);
rectangle('Position',[484.375 -484.375 15.625 15.625], 'FaceColor',[0 0 0]);
rectangle('Position',[468.75 -500 15.625 15.625], 'FaceColor',[0 0 0]);
rectangle('Position',[484.375 -500 15.625 15.625], 'FaceColor',[0 0 0]);
X=[466.667,466.667,421.875,421.875,406.25,375,375,375,375,312.5,265.625,265.625,265.625,250,218.75,218.75,125,125,125,93.75,78.125,62.5,46.875,46.875,46.875,62.5,62.5,62.5,62.5,62.5,46.875,46.875,62.5,33.3333];
Y=[-466.667,-466.667,-453.125,-453.125,-437.5,-421.875,-421.875,-375,-375,-328.125,-328.125,-328.125,-328.125,-312.5,-281.25,-281.25,-218.75,-218.75,-218.75,-234.375,-250,-265.625,-281.25,-296.875,-312.5,-312.5,-343.75,-359.375,-375,-406.25,-421.875,-437.5,-468.75,-466.667];
hold on;
plot(X,Y,'r');
legend('1606.69','Location','southoutside');
